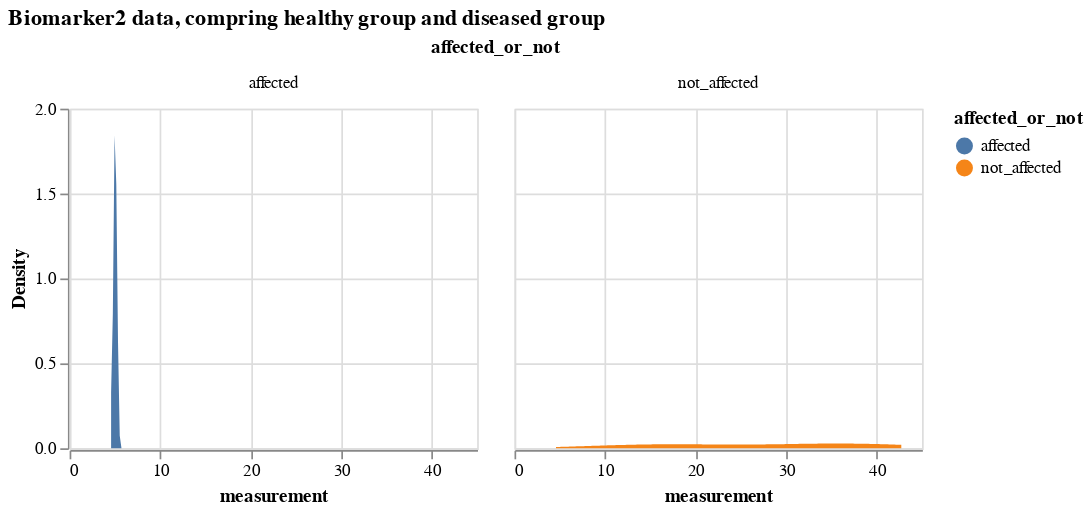

Here is the notebook cell this chart was saved with:
### Markdown cell above
### Comparing a certain biomarker data

### Code cell
# select only biomarker 2 
bio_2_data = df_expanded[df_expanded.Biomarker=='Biomarker 2'].drop(['k_j', 'S_n', 'Biomarker'], axis = 1)
# biomarker2 data, comparing from diseased and healthy groups
alt.Chart(bio_2_data).transform_density(
    'measurement',
    as_=['measurement', 'Density'],
    groupby=['affected_or_not']
).mark_area().encode(
    x="measurement:Q",
    y="Density:Q",
    facet = alt.Facet(
        "affected_or_not:N",
    ),
    color=alt.Color(
        'affected_or_not:N'
    )
).properties(
    width= 240,
    height = 200,
).properties(
    title='Biomarker2 data, compring healthy group and diseased group'
)

### Figure 1 — Vega-Lite specification as saved in the notebook (floating-point values rounded to 4 significant figures)
{"config": {"view": {"continuousWidth": 300, "continuousHeight": 300}}, "data": {"name": "data-d4fb835b91d54213162174cd4dc0a558"}, "mark": {"type": "area"}, "encoding": {"color": {"field": "affected_or_not", "type": "nominal"}, "facet": {"field": "affected_or_not", "type": "nominal"}, "x": {"field": "measurement", "type": "quantitative"}, "y": {"field": "Density", "type": "quantitative"}}, "height": 200, "title": "Biomarker2 data, compring healthy group and diseased group", "transform": [{"density": "measurement", "groupby": ["affected_or_not"], "as": ["measurement", "Density"]}], "width": 240, "$schema": "https://vega.github.io/schema/vega-lite/v5.16.3.json", "datasets": {"data-d4fb835b91d54213162174cd4dc0a558": [{"participant": 0, "measurement": 4.964, "affected_or_not": "affected"}, {"participant": 1, "measurement": 4.966, "affected_or_not": "affected"}, {"participant": 2, "measurement": 4.938, "affected_or_not": "affected"}, {"participant": 3, "measurement": 5.044, "affected_or_not": "affected"}, {"participant": 4, "measurement": 5.017, "affected_or_not": "affected"}, {"participant": 5, "measurement": 4.973, "affected_or_not": "affected"}, {"participant": 6, "measurement": 5.121, "affected_or_not": "affected"}, {"participant": 7, "measurement": 4.776, "affected_or_not": "affected"}, {"participant": 8, "measurement": 34.89, "affected_or_not": "not_affected"}, {"participant": 9, "measurement": 5.394, "affected_or_not": "affected"}, {"participant": 10, "measurement": 5.175, "affected_or_not": "affected"}, {"participant": 11, "measurement": 5.351, "affected_or_not": "affected"}, {"participant": 12, "measurement": 5.056, "affected_or_not": "affected"}, {"participant": 13, "measurement": 5.026, "affected_or_not": "affected"}, {"participant": 14, "measurement": 36.29, "affected_or_not": "not_affected"}, {"participant": 15, "measurement": 5.052, "affected_or_not": "affected"}, {"participant": 16, "measurement": 5.234, "affected_or_not": "affected"}, {"participant": 17, "measurement": 5.304, "affected_or_not": "affected"}, {"participant": 18, "measurement": 34.0, "affected_or_not": "not_affected"}, {"participant": 19, "measurement": 19.75, "affected_or_not": "not_affected"}, {"participant": 20, "measurement": 5.338, "affected_or_not": "affected"}, {"participant": 21, "measurement": 5.21, "affected_or_not": "affected"}, {"participant": 22, "measurement": 5.235, "affected_or_not": "affected"}, {"participant": 23, "measurement": 5.085, "affected_or_not": "affected"}, {"participant": 24, "measurement": 4.894, "affected_or_not": "affected"}, {"participant": 25, "measurement": 5.262, "affected_or_not": "affected"}, {"participant": 26, "measurement": 4.927, "affected_or_not": "affected"}, {"participant": 27, "measurement": 5.074, "affected_or_not": "affected"}, {"participant": 28, "measurement": 5.232, "affected_or_not": "affected"}, {"participant": 29, "measurement": 4.881, "affected_or_not": "affected"}, {"participant": 30, "measurement": 4.858, "affected_or_not": "affected"}, {"participant": 31, "measurement": 5.078, "affected_or_not": "affected"}, {"participant": 32, "measurement": 4.791, "affected_or_not": "affected"}, {"participant": 33, "measurement": 4.991, "affected_or_not": "affected"}, {"participant": 34, "measurement": 4.582, "affected_or_not": "affected"}, {"participant": 35, "measurement": 5.177, "affected_or_not": "affected"}, {"participant": 36, "measurement": 5.477, "affected_or_not": "affected"}, {"participant": 37, "measurement": 5.188, "affected_or_not": "affected"}, {"participant": 38, "measurement": 4.982, "affected_or_not": "affected"}, {"participant": 39, "measurement": 5.054, "affected_or_not": "affected"}, {"participant": 40, "measurement": 5.001, "affected_or_not": "affected"}, {"participant": 41, "measurement": 5.32, "affected_or_not": "affected"}, {"participant": 42, "measurement": 4.705, "affected_or_not": "affected"}, {"participant": 43, "measurement": 5.057, "affected_or_not": "affected"}, {"participant": 44, "measurement": 5.096, "affected_or_not": "affected"}, {"participant": 45, "measurement": 14.87, "affected_or_not": "not_affected"}, {"participant": 46, "measurement": 4.887, "affected_or_not": "affected"}, {"participant": 47, "measurement": 5.216, "affected_or_not": "affected"}, {"participant": 48, "measurement": 4.997, "affected_or_not": "affected"}, {"participant": 49, "measurement": 5.377, "affected_or_not": "affected"}, {"participant": 50, "measurement": 14.27, "affected_or_not": "not_affected"}, {"participant": 51, "measurement": 5.169, "affected_or_not": "affected"}, {"participant": 52, "measurement": 5.101, "affected_or_not": "affected"}, {"participant": 53, "measurement": 5.067, "affected_or_not": "affected"}, {"participant": 54, "measurement": 4.791, "affected_or_not": "affected"}, {"participant": 55, "measurement": 4.872, "affected_or_not": "affected"}, {"participant": 56, "measurement": 5.139, "affected_or_not": "affected"}, {"participant": 57, "measurement": 16.14, "affected_or_not": "not_affected"}, {"participant": 58, "measurement": 4.705, "affected_or_not": "affected"}, {"participant": 59, "measurement": 5.208, "affected_or_not": "affected"}, {"participant": 60, "measurement": 4.907, "affected_or_not": "affected"}, {"participant": 61, "measurement": 4.946, "affected_or_not": "affected"}, {"participant": 62, "measurement": 4.884, "affected_or_not": "affected"}, {"participant": 63, "measurement": 4.69, "affected_or_not": "affected"}, {"participant": 64, "measurement": 5.126, "affected_or_not": "affected"}, {"participant": 65, "measurement": 4.635, "affected_or_not": "affected"}, {"participant": 66, "measurement": 5.004, "affected_or_not": "affected"}, {"participant": 67, "measurement": 5.16, "affected_or_not": "affected"}, {"participant": 68, "measurement": 42.71, "affected_or_not": "not_affected"}, {"participant": 69, "measurement": 5.151, "affected_or_not": "affected"}, {"participant": 70, "measurement": 5.112, "affected_or_not": "affected"}, {"participant": 71, "measurement": 5.042, "affected_or_not": "affected"}, {"participant": 72, "measurement": 4.951, "affected_or_not": "affected"}, {"participant": 73, "measurement": 4.938, "affected_or_not": "affected"}, {"participant": 74, "measurement": 4.674, "affected_or_not": "affected"}, {"participant": 75, "measurement": 5.067, "affected_or_not": "affected"}, {"participant": 76, "measurement": 5.034, "affected_or_not": "affected"}, {"participant": 77, "measurement": 5.264, "affected_or_not": "affected"}, {"participant": 78, "measurement": 4.593, "affected_or_not": "affected"}, {"participant": 79, "measurement": 4.849, "affected_or_not": "affected"}, {"participant": 80, "measurement": 5.041, "affected_or_not": "affected"}, {"participant": 81, "measurement": 4.941, "affected_or_not": "affected"}, {"participant": 82, "measurement": 4.908, "affected_or_not": "affected"}, {"participant": 83, "measurement": 4.88, "affected_or_not": "affected"}, {"participant": 84, "measurement": 5.098, "affected_or_not": "affected"}, {"participant": 85, "measurement": 4.831, "affected_or_not": "affected"}, {"participant": 86, "measurement": 5.296, "affected_or_not": "affected"}, {"participant": 87, "measurement": 5.024, "affected_or_not": "affected"}, {"participant": 88, "measurement": 5.219, "affected_or_not": "affected"}, {"participant": 89, "measurement": 5.053, "affected_or_not": "affected"}, {"participant": 90, "measurement": 4.596, "affected_or_not": "affected"}, {"participant": 91, "measurement": 35.98, "affected_or_not": "not_affected"}, {"participant": 92, "measurement": 4.943, "affected_or_not": "affected"}, {"participant": 93, "measurement": 4.957, "affected_or_not": "affected"}, {"participant": 94, "measurement": 4.704, "affected_or_not": "affected"}, {"participant": 95, "measurement": 5.017, "affected_or_not": "affected"}, {"participant": 96, "measurement": 5.091, "affected_or_not": "affected"}, {"participant": 97, "measurement": 4.728, "affected_or_not": "affected"}, {"participant": 98, "measurement": 5.261, "affected_or_not": "affected"}, {"participant": 99, "measurement": 4.775, "affected_or_not": "affected"}]}}
